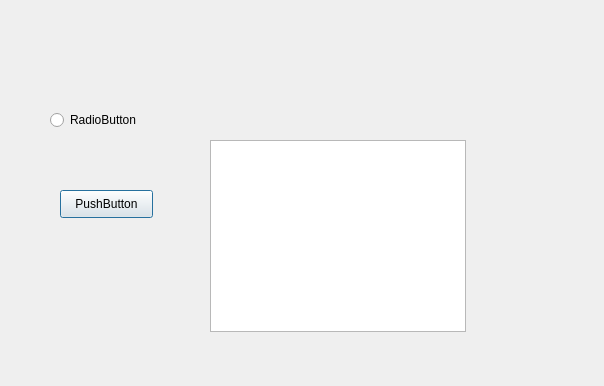
<?xml version="1.0" encoding="UTF-8"?>
<ui version="4.0">
 <class>Dialog</class>
 <widget class="QDialog" name="Dialog">
  <property name="geometry">
   <rect>
    <x>0</x>
    <y>0</y>
    <width>604</width>
    <height>386</height>
   </rect>
  </property>
  <property name="windowTitle">
   <string>Dialog</string>
  </property>
  <widget class="QListView" name="listView">
   <property name="geometry">
    <rect>
     <x>210</x>
     <y>140</y>
     <width>256</width>
     <height>192</height>
    </rect>
   </property>
  </widget>
  <widget class="QPushButton" name="pushButton">
   <property name="geometry">
    <rect>
     <x>60</x>
     <y>190</y>
     <width>93</width>
     <height>28</height>
    </rect>
   </property>
   <property name="text">
    <string>PushButton</string>
   </property>
  </widget>
  <widget class="QRadioButton" name="radioButton">
   <property name="geometry">
    <rect>
     <x>50</x>
     <y>110</y>
     <width>95</width>
     <height>20</height>
    </rect>
   </property>
   <property name="text">
    <string>RadioButton</string>
   </property>
  </widget>
 </widget>
 <resources/>
 <connections/>
</ui>
